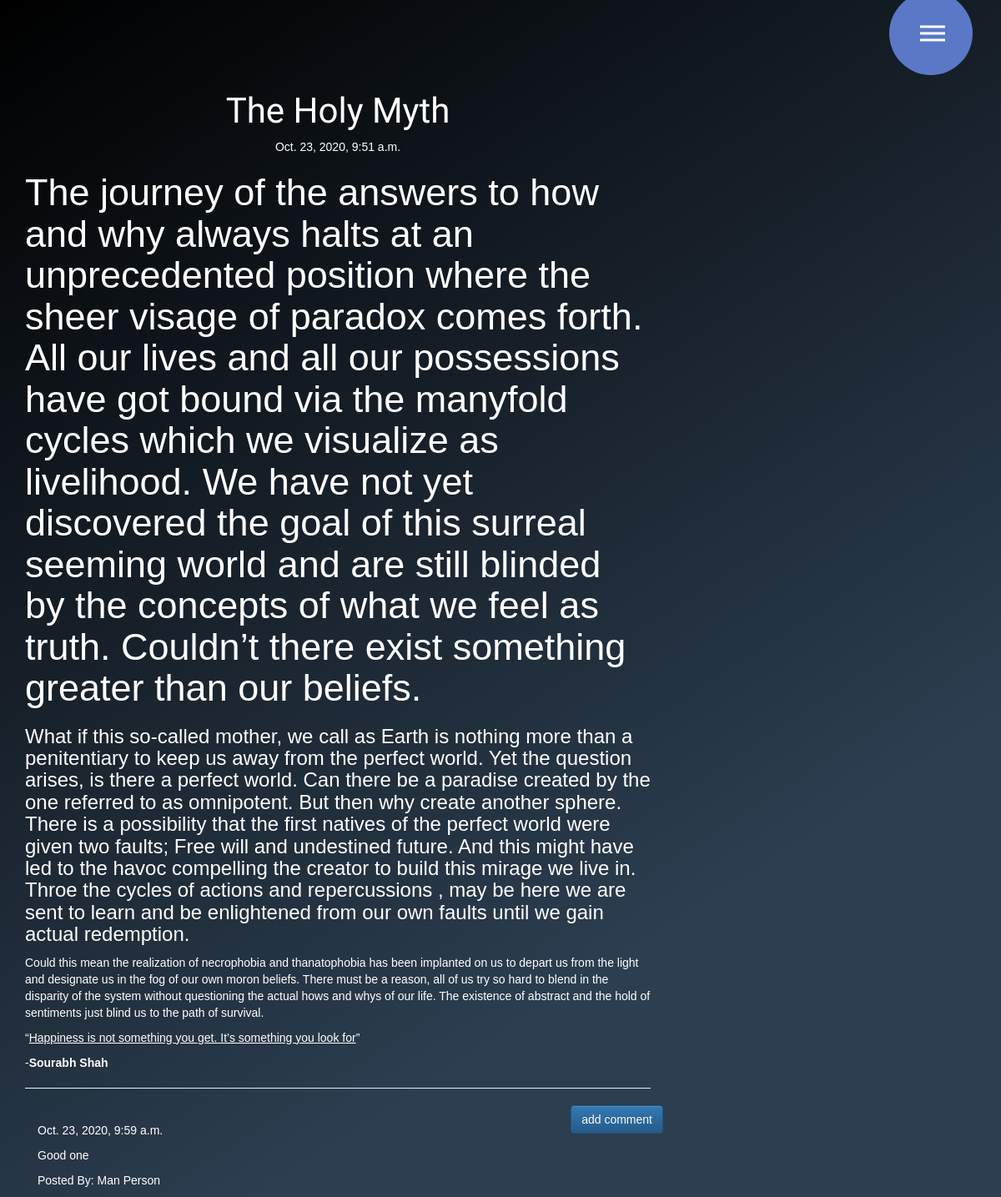
/post/1, run on the app's committed database.
### blog/models.py (models this page shows, shortened)
class Post(models.Model):
    author = models.ForeignKey('auth.User',on_delete=models.CASCADE,)
    title = models.CharField(max_length=200)
    text = models.TextField()
    created_date = models.DateTimeField(default=timezone.now)
    published_date = models.DateTimeField(blank=True, null=True)

class Comment(models.Model):
    post = models.ForeignKey('blog.Post',on_delete=models.CASCADE, related_name='comments')
    author = models.CharField(max_length=200)
    text = models.TextField()
    created_date = models.DateTimeField(default=timezone.now)
    approved_comment = models.BooleanField(default=False)

### blog/views.py (the view)
# urls.py: re_path(r'^post/(?P<pk>\d+)$',views.PostDetailView.as_view(),name='post_detail'),
class PostDetailView(DetailView):
    model=Post

### blog/templates/blog/post_detail.html (shortened to what this page needs)
{% extends "blog/base.html" %}
{% block content %}
<h1 class="posttitle loader"> {{post.title}}</h1>
{% if post.published_date %}
<div class="date postdate">
  {{ post.published_date}}
</div>
{% else %}
<a class="btn btn-default" href="{% url 'post_publish' pk=post.pk %}">Publish</a>
{% endif %}
<p class="postcontent" >{{ post.text|safe|linebreaksbr }} </p>
<hr>
<a class="btn btn-primary btn-comment " href="{% url 'add_comment_to_post' pk=post.pk %}">add comment</a>
<div class="container">
  {% for comment in post.comments.all %}
  <br>
    {% if user.is_authenticated or comment.approved_comment %}
      {{comment.created_date}}
      <p>{{comment.text|safe|linebreaks}}</p>
      <p>Posted By: {{comment.author}}</p>
    {% endif %}
    {% empty %}
    <p>No Comments!!</p>
  {% endfor %}
</div>
{% endblock %}

### blog/static/css/style.css (style rules this page uses)
* { margin: 0; padding: 0; box-sizing: border-box; color: white; }
body { font-family: sans-serif; background-image: linear-gradient(147deg, #000000 0%, #2c3e50 74%); }
.postdate { text-align: center; }
.posttitle { font-family: 'Russo One', sans-serif; font-size: 3em; text-align: center; }
.postcontent { font-family: 'Montserrat'; font-size: 1.5em; color: white; }
.btn-comment { position: absolute; right: 0px; }
.loader { filter: hue-rotate(0deg); color: linear-gradient(45deg, #0f8, #08f); animation: hue 5000ms infinite linear; }

### data on the page
Post: title "The Holy Myth", published_date "Oct. 23, 2020, 9:51 a.m.", text "The journey of the answers to how and why always halts at an unprecedented position where the sheer visage of paradox comes forth. All our lives and all our possessions have got bound via the manyfold cycles which we visualize as livelihood. We have not yet discovered the goal of this surreal seeming world and are still blinded by the concepts of what we feel as truth. Couldn’t there exist something greater than our beliefs. What if this so-called mother, we call as Earth is nothing more than a penitentiary to keep us away from the perfect world. Yet the question arises, is there a perfect world. Can there be a paradise created by the one referred to as omnipotent. But then why create…"
Comment: created_date "Oct. 23, 2020, 9:59 a.m.", text "Good one", author "Man Person"
